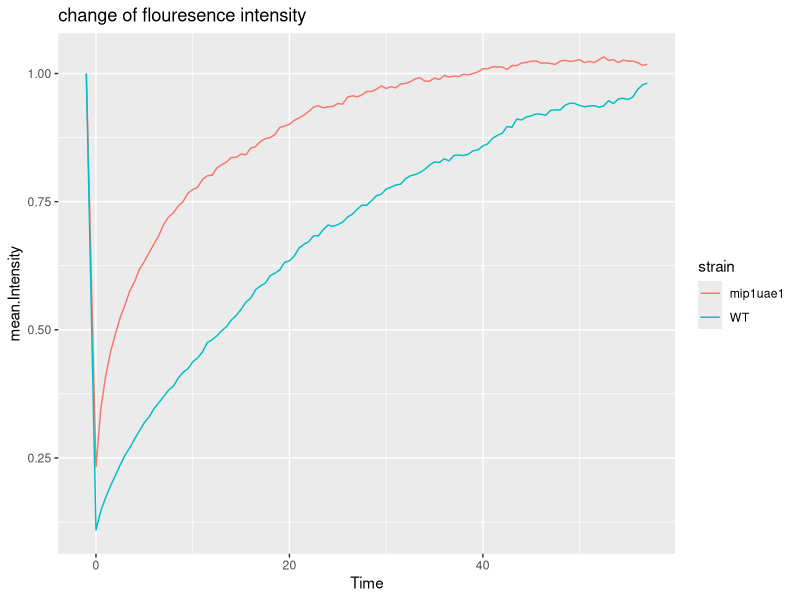
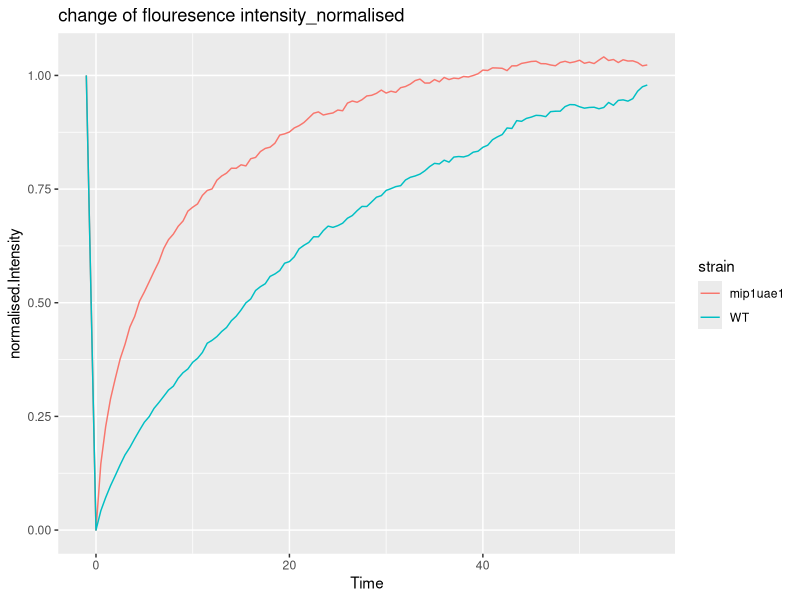
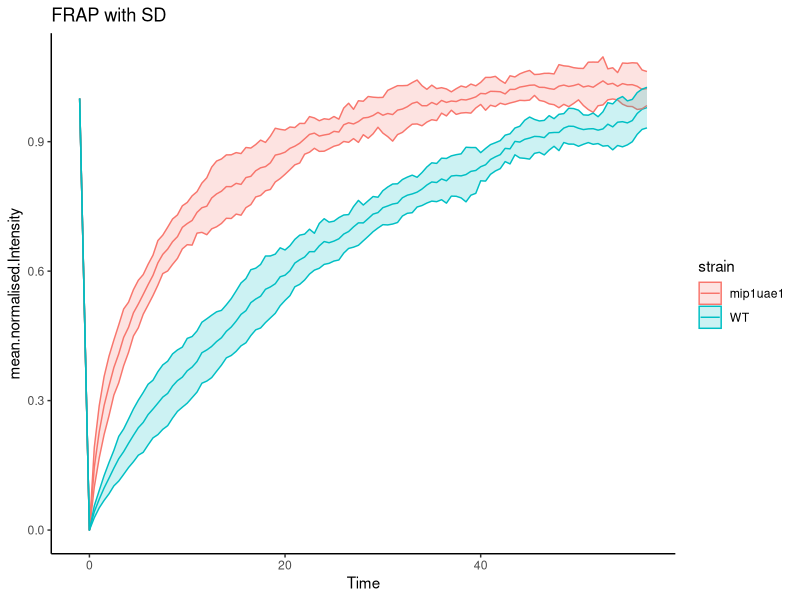
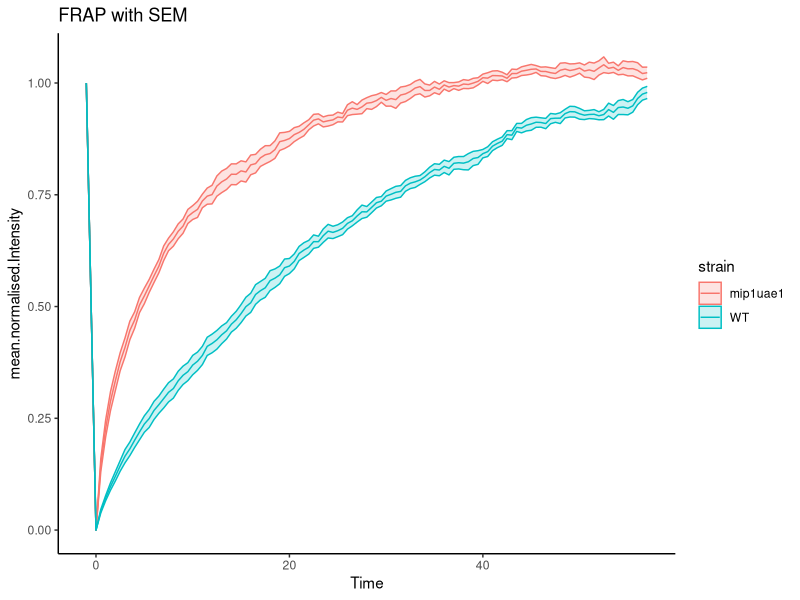
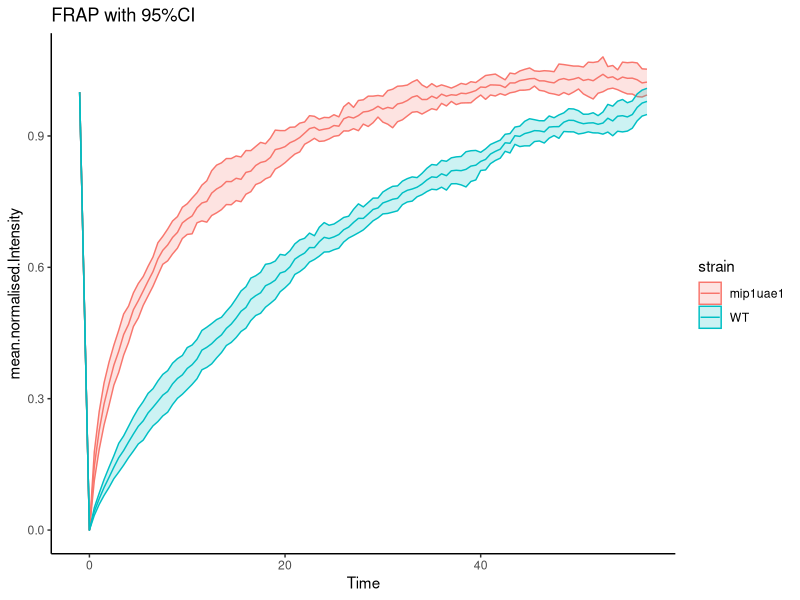
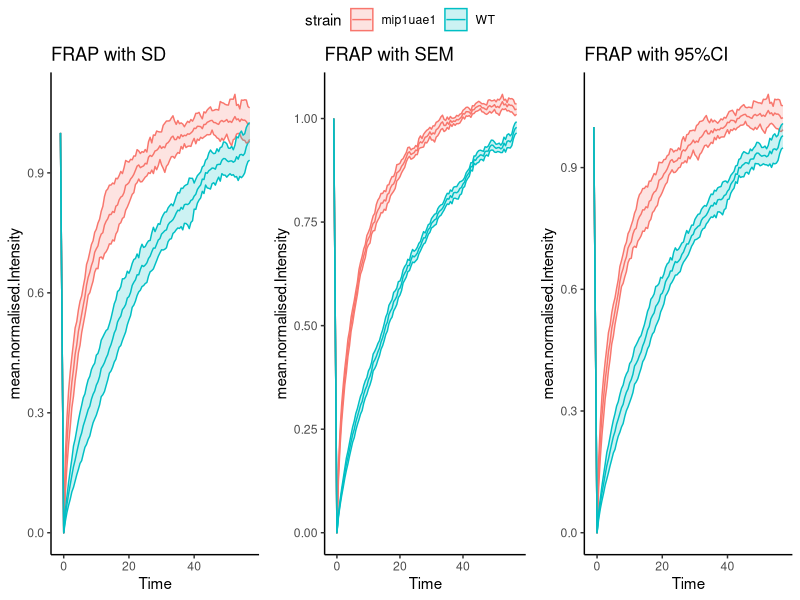
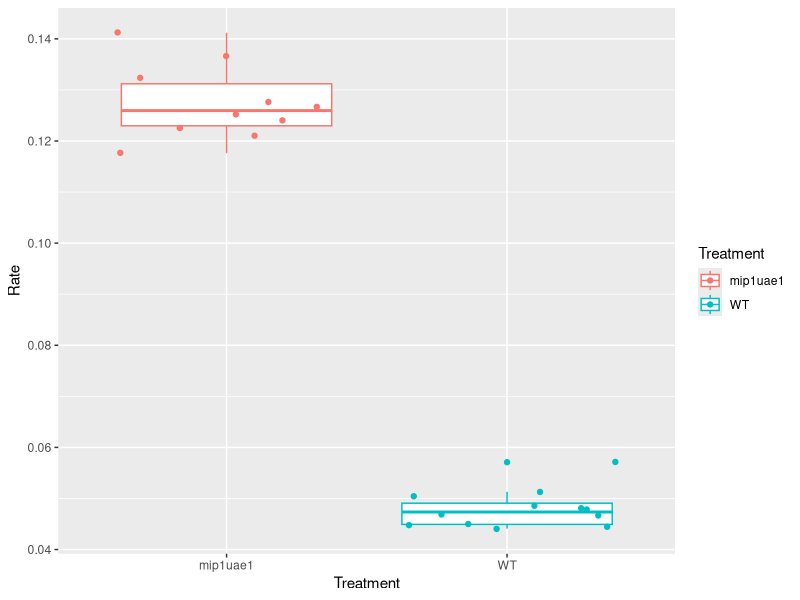
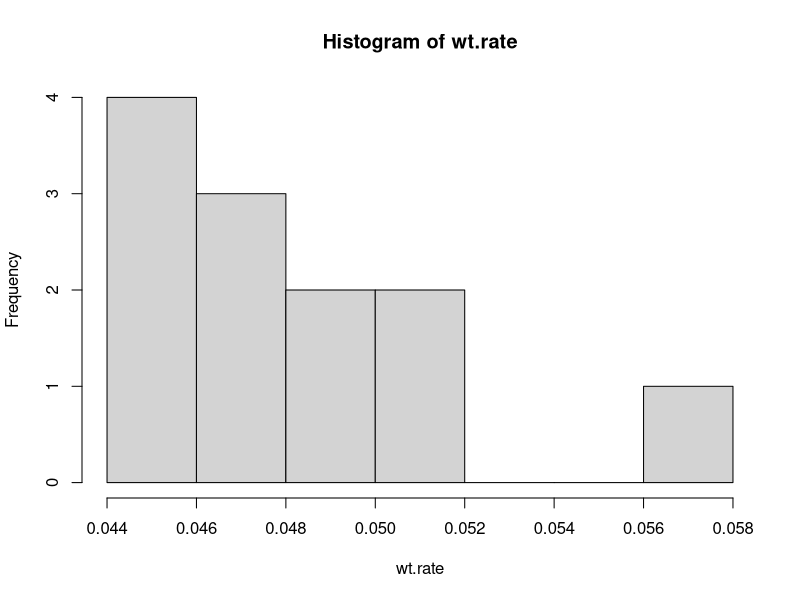

R code for these plots, in order: (Note: this script raises an error after producing the figures.)
## ---- chunk 1
knitr::opts_chunk$set(echo = TRUE)
library(ggplot2)
library(dplyr)
library(ggpubr)
## ---- chunk 2
frap <- read.csv("glh_frap.csv" , header = T , stringsAsFactors = T)
head(frap)
class(frap)
## ---- chunk 3
# summary table
frap.summary = frap %>% 
  group_by( Time, strain ) %>%
  summarise(mean.Intensity = mean(Intensity) )
head(frap.summary)
#View(frap.summary)

# plot

ggplot(frap.summary , mapping = aes(x = Time , y = mean.Intensity, col = strain)) +
  geom_line() +
  ggtitle("change of flouresence intensity")

## ---- chunk 4
# normalization function

norm <- function(x)
  
  {
  
  test <-  (x-min(x))/(1-min(x))
  
  return(test)
  
}

#normalised_intensity <- norm(frap$Intensity)
## ---- chunk 5
# add normalized intensity column
#View(frap)
frap_new = frap %>%
  group_by( strain , rep ) %>%
  mutate(norm.Intensity = norm(Intensity))
head(frap_new)
#View(frap_new)
## ---- chunk 6
# summary table
frap.summary_intensity = frap_new %>% 
  group_by( Time, strain ) %>%
  summarise(normalised.Intensity = mean(norm.Intensity) )
head(frap.summary_intensity)
#View(frap.summary_intensity)


# plot
ggplot(frap.summary_intensity , mapping = aes(x = Time , y = normalised.Intensity, col = strain)) +
  geom_line() +
  ggtitle("change of flouresence intensity_normalised")

## ---- chunk 7
frap.norm.summary = frap_new %>% 
  group_by( strain , Time ) %>%
  summarise(mean.normalised.Intensity = mean(norm.Intensity),
            i.sd   = sd(norm.Intensity),
            i.se   =  sd(norm.Intensity/sqrt(max(rep))) ,
            rep    = length(rep))
            
            
            
head(frap.norm.summary)
#View(frap.norm.summary)
## ---- chunk 8
# SD.upper and SD.lower


# SE.upper and SE.lower


# CI.upper and CI.lower



# View(frap.norm.summary)

frap.norm.summary_new = frap_new %>% 
  group_by( strain , Time ) %>%
  summarise(mean.normalised.Intensity = mean(norm.Intensity),
            i.sd   = sd(norm.Intensity),
            i.se   =  sd(norm.Intensity/sqrt(max(rep))) ,
            rep    = length(rep),
            i.sd.upper  = mean.normalised.Intensity + i.sd,
            i.sd.lower = mean.normalised.Intensity - i.sd,
            i.se.upper  = mean.normalised.Intensity + i.se,
            i.se.lower  = mean.normalised.Intensity - i.se,
            ci.upper.upper = mean.normalised.Intensity + (qt(p=0.975, df = rep-1)*i.se),
            ci.upper.lower = mean.normalised.Intensity - (qt(p=0.975, df = rep-1)*i.se))
           

head(frap.norm.summary_new)



## ---- chunk 9
# SD plot
sd.plot = ggplot(frap.norm.summary_new, mapping = aes(x = Time , y = mean.normalised.Intensity, col = strain)) +
  geom_line() +
  geom_ribbon(mapping =aes(x = Time , ymin = i.sd.lower, ymax = i.sd.upper,  fill = strain), alpha = 0.2) +
  theme_classic() +
  ggtitle("FRAP with SD")
sd.plot

# SEM plot
se.plot = ggplot(frap.norm.summary_new, mapping = aes(x = Time , y = mean.normalised.Intensity, col = strain)) +
  geom_line() +
  geom_ribbon(mapping =aes(x = Time , ymin = i.se.lower, ymax = i.se.upper,  fill = strain), alpha = 0.2) +
  theme_classic() +
  ggtitle("FRAP with SEM")
se.plot

# 95%CI plot
ci.plot = ggplot(frap.norm.summary_new, mapping = aes(x = Time , y = mean.normalised.Intensity, col = strain)) +
  geom_line() +
  geom_ribbon(mapping =aes(x = Time , ymin = ci.upper.lower, ymax = ci.upper.upper,  fill = strain), alpha = 0.2) +
  theme_classic() +
  ggtitle("FRAP with 95%CI")

ci.plot

ggarrange(sd.plot, se.plot, ci.plot, nrow=1, common.legend=TRUE)
## ---- chunk 10
# load FRAP rates
frap_rates <- read.csv("rates_glh.csv" , header = T , stringsAsFactors = T)
#View(frap_rates)

# make the plot
ggplot(frap_rates, mapping = aes( x = Treatment , y = Rate, col = Treatment)) +
  geom_boxplot() +

geom_jitter()
## ---- chunk 11
# get WT and mutant rates separately
wt.rate = frap_rates$Rate[which(frap_rates$Treatment == "WT")]
mut.rate = frap_rates$Rate[which(frap_rates$Treatment == "mip1uae1")]

# test for significance

hist(wt.rate)
hist(mut.rate)

shapiro.test(wt.rate)  ##wild reject null hypothesis of normality
shapiro.test(mut.rate)  ##mutant type accept null normaility hypothesis

t.test(Rate ~ Treatment , frap_rates)$p.value
## ---- chunk 12
# Create the "ideal" NB probability mass function over the range x=0:200.

range = 0:200
atf4.unstressed.pmf <- dnbinom(range, size= 1 , prob=0.02)
atf4.unstressed.pmf 

# Create a data frame with two columns: the range vector, and
# the corresponding PMF values.
atf4.unstressed.pmf.df <- data.frame(PMF = atf4.unstressed.pmf ,
                                     Correctly_Dissociated = range)

# Make a density plot (the range goes on the x-axis, the density goes on the y-axis).

ggplot(atf4.unstressed.pmf.df,
       mapping = aes(x = Correctly_Dissociated,
                     y = PMF)) +
  geom_line()



## ---- chunk 13
# Create the probability mass function over the range 0:1000 (ribosome bindings)
# for r=10 "successes"
r = 10
range_1 = 0:1000
atf4.response.activation.pmf <- dnbinom(range_1, size= r , prob=0.02)

# Create a data.frame with the data
atf4.response.activation.pmf.df = data.frame(
  PMF = atf4.response.activation.pmf , 
  Ribosome_Bindings = range_1  )

# Make a density plot 

ggplot(atf4.response.activation.pmf.df,
       mapping = aes(x = Ribosome_Bindings,
                     y = PMF)) +
  geom_line()

## ---- chunk 14
# Add a Time column to this data frame giving the number of minutes to activation.

atf4.response.activation.pmf.df_time <- cbind( Time = atf4.response.activation.pmf.df$Ribosome_Bindings/6,atf4.response.activation.pmf.df) 
head(atf4.response.activation.pmf.df_time)


# Make a density plot of the TIME to activate the response
# (time goes on the x-axis, density goes on the y-axis).

ggplot(atf4.response.activation.pmf.df_time,
       mapping = aes(x = Time,
                     y = PMF)) +
  geom_line()





## ---- chunk 15
# First, add a 'Condition' column to the "activated" data frame and set it to
# "Unstressed"

atf4.response.activation.pmf.df.unstressed <- cbind(condition = "unstressed", atf4.response.activation.pmf.df)

#View(atf4.response.activation.pmf.df.unstressed)

# Create the PMF for the stressed condition over the range 0:1000 ribosome bindings

range_2 <- 0:1000
atf4.response.activation.pmf_stressed <- dnbinom(range_2, size= r , prob=0.4)

# Create a data.frame with the data for the stressed condition.
# Add columns for Ribosome_Bindings, Time, and Condition.


atf4.response.activation.pmf_stressed.df = data.frame(
 PMF = atf4.response.activation.pmf_stressed , 
  Ribosome_Bindings = range_2, Time = range_2/6 , Condition = "stressed" )


# Row bind the unstressed and stressed data to create a full data set.

View(atf4.response.activation.pmf.df)
View(atf4.response.activation.pmf_stressed.df)

full_data = rbind(atf4.response.activation.pmf.df, atf4.response.activation.pmf_stressed.df)

#View(full_data)
# Make a combined density plot with 'Time' as the independent variable, and
# map the color to Condition.

ggplot(full_data,
       mapping = aes(x = Time,
                     y = PMF,
                     color = Condition)) +
  geom_line()
